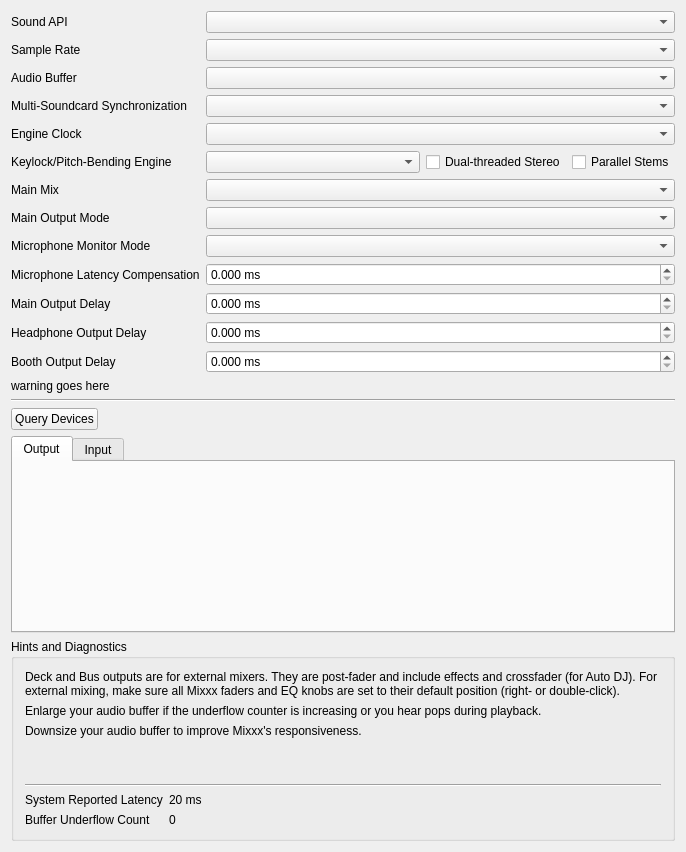
<?xml version="1.0" encoding="UTF-8"?>
<ui version="4.0">
 <class>DlgPrefSoundDlg</class>
 <widget class="QWidget" name="DlgPrefSoundDlg">
  <property name="geometry">
   <rect>
    <x>0</x>
    <y>0</y>
    <width>686</width>
    <height>852</height>
   </rect>
  </property>
  <property name="windowTitle">
   <string>Sound Hardware Preferences</string>
  </property>
  <layout class="QVBoxLayout" name="verticalLayout_2">
   <item>
    <layout class="QGridLayout" name="gridLayout" columnstretch="0,1">
     <item row="0" column="0">
      <widget class="QLabel" name="apiLabel">
       <property name="text">
        <string>Sound API</string>
       </property>
       <property name="openExternalLinks">
        <bool>true</bool>
       </property>
       <property name="buddy">
        <cstring>apiComboBox</cstring>
       </property>
      </widget>
     </item>
     <item row="0" column="1">
      <widget class="QComboBox" name="apiComboBox"/>
     </item>
     <item row="1" column="0">
      <widget class="QLabel" name="sampleRateLabel">
       <property name="text">
        <string>Sample Rate</string>
       </property>
       <property name="buddy">
        <cstring>sampleRateComboBox</cstring>
       </property>
      </widget>
     </item>
     <item row="1" column="1">
      <widget class="QComboBox" name="sampleRateComboBox"/>
     </item>
     <item row="2" column="0">
      <widget class="QLabel" name="audioBufferLabel">
       <property name="text">
        <string>Audio Buffer</string>
       </property>
       <property name="buddy">
        <cstring>audioBufferComboBox</cstring>
       </property>
      </widget>
     </item>
     <item row="2" column="1">
      <widget class="QComboBox" name="audioBufferComboBox"/>
     </item>
     <item row="3" column="0">
      <widget class="QLabel" name="deviceSyncLabel">
       <property name="text">
        <string>Multi-Soundcard Synchronization</string>
       </property>
      </widget>
     </item>
     <item row="3" column="1">
      <widget class="QComboBox" name="deviceSyncComboBox"/>
     </item>
     <item row="4" column="0">
      <widget class="QLabel" name="engineClockLabel">
       <property name="text">
        <string>Engine Clock</string>
       </property>
      </widget>
     </item>
     <item row="4" column="1">
      <widget class="QComboBox" name="engineClockComboBox">
       <property name="toolTip">
        <string>Use soundcard clock for live audience setups and lowest latency.&lt;br&gt;Use network clock for broadcasting without a live audience.</string>
       </property>
      </widget>
     </item>
     <item row="5" column="0">
      <widget class="QLabel" name="keylockLabel">
       <property name="text">
        <string>Keylock/Pitch-Bending Engine</string>
       </property>
       <property name="buddy">
        <cstring>keylockComboBox</cstring>
       </property>
      </widget>
     </item>
     <item row="6" column="0">
      <widget class="QLabel" name="masteMixLabel">
       <property name="text">
        <string>Main Mix</string>
       </property>
      </widget>
     </item>
     <item row="6" column="1">
      <widget class="QComboBox" name="mainMixComboBox"/>
     </item>
     <item row="7" column="1">
      <widget class="QComboBox" name="mainOutputModeComboBox"/>
     </item>
     <item row="7" column="0">
      <widget class="QLabel" name="mainMonoLabel">
       <property name="text">
        <string>Main Output Mode</string>
       </property>
      </widget>
     </item>
     <item row="8" column="1">
      <widget class="QComboBox" name="micMonitorModeComboBox"/>
     </item>
     <item row="8" column="0">
      <widget class="QLabel" name="micMonitorModeLabel">
       <property name="text">
        <string>Microphone Monitor Mode</string>
       </property>
       <property name="openExternalLinks">
        <bool>true</bool>
       </property>
      </widget>
     </item>
     <item row="9" column="0">
      <widget class="QLabel" name="latencyCompensationLabel">
       <property name="text">
        <string>Microphone Latency Compensation</string>
       </property>
       <property name="openExternalLinks">
        <bool>true</bool>
       </property>
      </widget>
     </item>
     <item row="9" column="1">
      <widget class="QDoubleSpinBox" name="latencyCompensationSpinBox">
       <property name="suffix">
        <string> ms</string>
       </property>
       <property name="decimals">
        <number>3</number>
       </property>
       <property name="maximum">
        <double>500.000000000000000</double>
       </property>
       <property name="singleStep">
        <double>0.100000000000000</double>
       </property>
      </widget>
     </item>
     <item row="11" column="0">
      <widget class="QLabel" name="mainDelayLabel">
       <property name="text">
        <string>Main Output Delay</string>
       </property>
      </widget>
     </item>
     <item row="11" column="1">
      <widget class="QDoubleSpinBox" name="mainDelaySpinBox">
       <property name="suffix">
        <string extracomment="milliseconds"> ms</string>
       </property>
       <property name="decimals">
        <number>3</number>
       </property>
       <property name="maximum">
        <double>500.000000000000000</double>
       </property>
       <property name="singleStep">
        <double>0.100000000000000</double>
       </property>
      </widget>
     </item>
     <item row="12" column="0">
      <widget class="QLabel" name="headDelayLabel">
       <property name="text">
        <string>Headphone Output Delay</string>
       </property>
      </widget>
     </item>
     <item row="12" column="1">
      <widget class="QDoubleSpinBox" name="headDelaySpinBox">
       <property name="suffix">
        <string extracomment="milliseconds"> ms</string>
       </property>
       <property name="decimals">
        <number>3</number>
       </property>
       <property name="maximum">
        <double>500.000000000000000</double>
       </property>
       <property name="singleStep">
        <double>0.100000000000000</double>
       </property>
      </widget>
     </item>
     <item row="13" column="0">
      <widget class="QLabel" name="boothDelayLabel">
       <property name="text">
        <string>Booth Output Delay</string>
       </property>
      </widget>
     </item>
     <item row="13" column="1">
      <widget class="QDoubleSpinBox" name="boothDelaySpinBox">
       <property name="suffix">
        <string extracomment="milliseconds"> ms</string>
       </property>
       <property name="decimals">
        <number>3</number>
       </property>
       <property name="maximum">
        <double>500.000000000000000</double>
       </property>
       <property name="singleStep">
        <double>0.100000000000000</double>
       </property>
      </widget>
     </item>
     <item row="14" column="0" colspan="2">
      <widget class="QLabel" name="latencyCompensationWarningLabel">
       <property name="text">
        <string notr="true">warning goes here</string>
       </property>
      </widget>
     </item>
     <item row="5" column="1">
      <layout class="QHBoxLayout" name="horizontalLayout">
       <item>
        <widget class="QComboBox" name="keylockComboBox"/>
       </item>
       <item>
        <widget class="QCheckBox" name="keylockDualthreadedCheckBox">
         <property name="sizePolicy">
          <sizepolicy hsizetype="Maximum" vsizetype="Fixed">
           <horstretch>0</horstretch>
           <verstretch>0</verstretch>
          </sizepolicy>
         </property>
         <property name="text">
          <string>Dual-threaded Stereo</string>
         </property>
        </widget>
       </item>
       <item>
        <widget class="QCheckBox" name="keylockParallelStemsCheckBox">
         <property name="sizePolicy">
          <sizepolicy hsizetype="Maximum" vsizetype="Fixed">
           <horstretch>0</horstretch>
           <verstretch>0</verstretch>
          </sizepolicy>
         </property>
         <property name="text">
          <string>Parallel Stems</string>
         </property>
        </widget>
       </item>
      </layout>
     </item>
    </layout>
   </item>
   <item>
    <widget class="Line" name="line_2">
     <property name="orientation">
      <enum>Qt::Horizontal</enum>
     </property>
    </widget>
   </item>
   <item>
    <layout class="QHBoxLayout" name="buttonsHLayout">
     <item>
      <widget class="QPushButton" name="queryButton">
       <property name="text">
        <string>Query Devices</string>
       </property>
      </widget>
     </item>
     <item>
      <spacer name="buttonsHSpacer">
       <property name="orientation">
        <enum>Qt::Horizontal</enum>
       </property>
       <property name="sizeHint" stdset="0">
        <size>
         <width>40</width>
         <height>20</height>
        </size>
       </property>
      </spacer>
     </item>
    </layout>
   </item>
   <item>
    <widget class="QTabWidget" name="ioTabs">
     <property name="sizePolicy">
      <sizepolicy hsizetype="MinimumExpanding" vsizetype="Expanding">
       <horstretch>0</horstretch>
       <verstretch>0</verstretch>
      </sizepolicy>
     </property>
     <property name="currentIndex">
      <number>0</number>
     </property>
     <widget class="QWidget" name="outputTab">
      <attribute name="title">
       <string>Output</string>
      </attribute>
      <layout class="QVBoxLayout" name="outputVLayout">
       <item>
        <spacer name="outputVSpacer">
         <property name="orientation">
          <enum>Qt::Vertical</enum>
         </property>
         <property name="sizeType">
          <enum>QSizePolicy::MinimumExpanding</enum>
         </property>
         <property name="sizeHint" stdset="0">
          <size>
           <width>20</width>
           <height>1</height>
          </size>
         </property>
        </spacer>
       </item>
      </layout>
     </widget>
     <widget class="QWidget" name="inputTab">
      <attribute name="title">
       <string>Input</string>
      </attribute>
      <layout class="QVBoxLayout" name="inputVLayout">
       <item>
        <spacer name="inputVSpacer">
         <property name="orientation">
          <enum>Qt::Vertical</enum>
         </property>
         <property name="sizeType">
          <enum>QSizePolicy::MinimumExpanding</enum>
         </property>
         <property name="sizeHint" stdset="0">
          <size>
           <width>20</width>
           <height>1</height>
          </size>
         </property>
        </spacer>
       </item>
      </layout>
     </widget>
    </widget>
   </item>
   <item>
    <widget class="QGroupBox" name="Hints">
     <property name="title">
      <string>Hints and Diagnostics</string>
     </property>
     <layout class="QGridLayout" name="gridLayout_6" columnstretch="0,1">
      <item row="0" column="0" colspan="2">
       <widget class="QLabel" name="deckBusHint">
        <property name="text">
         <string>Deck and Bus outputs are for external mixers. They are post-fader and include effects and crossfader (for Auto DJ). For external mixing, make sure all Mixxx faders and EQ knobs are set to their default position (right- or double-click). </string>
        </property>
        <property name="wordWrap">
         <bool>true</bool>
        </property>
        <property name="openExternalLinks">
         <bool>true</bool>
        </property>
       </widget>
      </item>
      <item row="1" column="0" colspan="2">
       <widget class="QLabel" name="underflowCounterHint">
        <property name="text">
         <string>Enlarge your audio buffer if the underflow counter is increasing or you hear pops during playback.</string>
        </property>
        <property name="wordWrap">
         <bool>true</bool>
        </property>
       </widget>
      </item>
      <item row="2" column="0" colspan="2">
       <widget class="QLabel" name="audioBufferHint">
        <property name="text">
         <string>Downsize your audio buffer to improve Mixxx's responsiveness.</string>
        </property>
        <property name="wordWrap">
         <bool>true</bool>
        </property>
       </widget>
      </item>
      <item row="3" column="0" colspan="2">
       <widget class="QLabel" name="realtimeHint">
        <property name="wordWrap">
         <bool>true</bool>
        </property>
        <property name="openExternalLinks">
         <bool>true</bool>
        </property>
       </widget>
      </item>
      <item row="4" column="0" colspan="2">
       <widget class="QLabel" name="hardwareGuide">
        <property name="wordWrap">
         <bool>true</bool>
        </property>
        <property name="openExternalLinks">
         <bool>true</bool>
        </property>
       </widget>
      </item>
      <item row="5" column="0" colspan="2">
       <widget class="Line" name="line">
        <property name="orientation">
         <enum>Qt::Horizontal</enum>
        </property>
       </widget>
      </item>
      <item row="6" column="0">
       <widget class="QLabel" name="latencyLabel">
        <property name="text">
         <string>System Reported Latency</string>
        </property>
        <property name="buddy">
         <cstring>audioBufferComboBox</cstring>
        </property>
       </widget>
      </item>
      <item row="6" column="1">
       <widget class="QLabel" name="currentLatency">
        <property name="text">
         <string>20 ms</string>
        </property>
       </widget>
      </item>
      <item row="7" column="0">
       <widget class="QLabel" name="underflowLabel">
        <property name="text">
         <string>Buffer Underflow Count</string>
        </property>
        <property name="buddy">
         <cstring>audioBufferComboBox</cstring>
        </property>
       </widget>
      </item>
      <item row="7" column="1">
       <widget class="QLabel" name="bufferUnderflowCount">
        <property name="text">
         <string>0</string>
        </property>
       </widget>
      </item>
     </layout>
    </widget>
   </item>
  </layout>
 </widget>
 <layoutdefault spacing="6" margin="11"/>
 <tabstops>
  <tabstop>apiComboBox</tabstop>
  <tabstop>sampleRateComboBox</tabstop>
  <tabstop>audioBufferComboBox</tabstop>
  <tabstop>deviceSyncComboBox</tabstop>
  <tabstop>engineClockComboBox</tabstop>
  <tabstop>mainMixComboBox</tabstop>
  <tabstop>mainOutputModeComboBox</tabstop>
  <tabstop>micMonitorModeComboBox</tabstop>
  <tabstop>latencyCompensationSpinBox</tabstop>
  <tabstop>mainDelaySpinBox</tabstop>
  <tabstop>headDelaySpinBox</tabstop>
  <tabstop>boothDelaySpinBox</tabstop>
  <tabstop>queryButton</tabstop>
  <tabstop>ioTabs</tabstop>
 </tabstops>
 <resources/>
 <connections/>
</ui>
